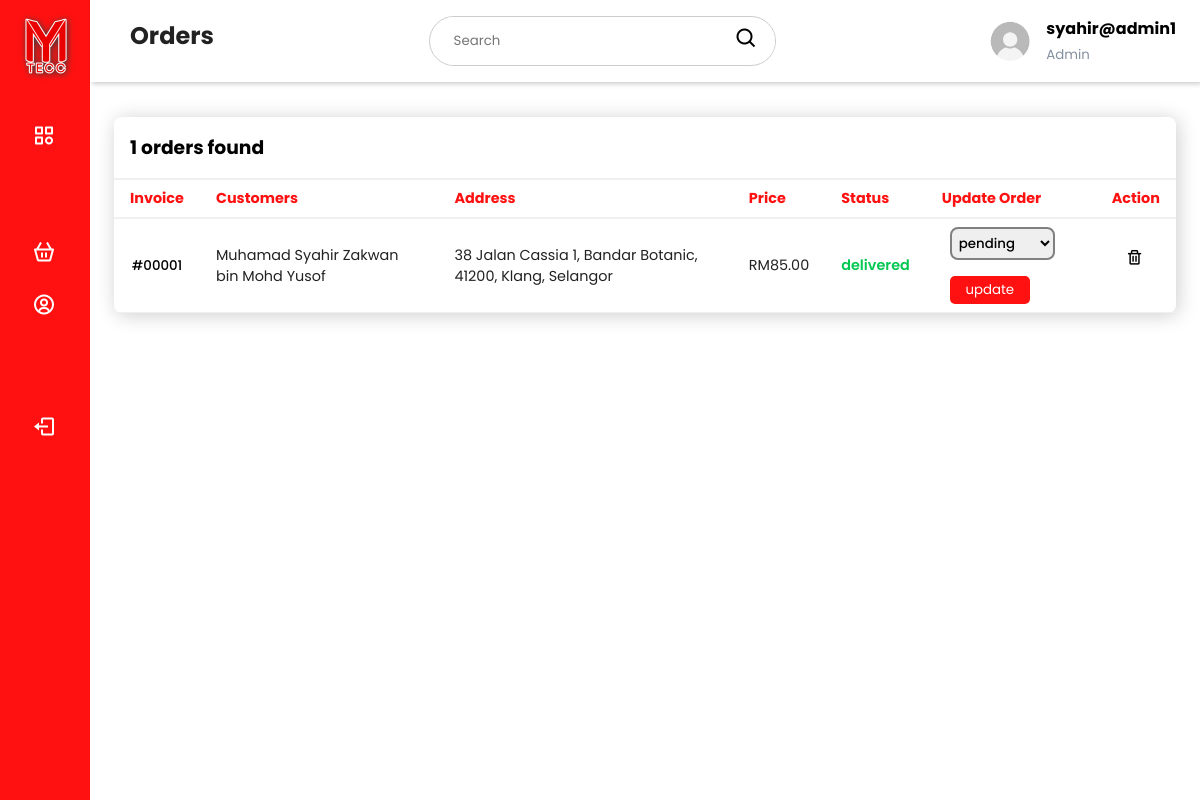
The page /php/ordersAdmin.php (signed in) on the database its author committed.
### tables this page shows
CREATE TABLE `orders` (
  `orderCode` varchar(128) NOT NULL,
  `orderDate` date NOT NULL,
  `orderTime` time NOT NULL,
  `orderPrice` decimal(10,2) NOT NULL,
  `usersId` int(11) NOT NULL,
  `statusId` int(11) NOT NULL
);

CREATE TABLE `users` (
  `usersId` int(11) NOT NULL,
  `usersName` varchar(128) NOT NULL,
  `usersEmail` varchar(128) NOT NULL,
  `usersUid` varchar(128) NOT NULL,
  `usersPwd` varchar(128) NOT NULL,
  `user_types` int(11) NOT NULL
);

CREATE TABLE `userscontact` (
  `usersContactId` int(11) NOT NULL,
  `address` varchar(128) NOT NULL,
  `postcode` int(11) NOT NULL,
  `city` varchar(128) NOT NULL,
  `phoneNum` varchar(128) NOT NULL,
  `stateId` int(11) NOT NULL,
  `usersId` int(11) NOT NULL
);

CREATE TABLE `state` (
  `stateId` int(11) NOT NULL,
  `stateName` varchar(128) NOT NULL
);

CREATE TABLE `status` (
  `statusId` int(11) NOT NULL,
  `statusName` varchar(128) NOT NULL
);

### includes/ordersFunction.inc.php (the view, shortened to what this page needs)
<?php
function getOrders() {
  require '../includes/connection.inc.php';
  $sql = "SELECT orders.orderCode, orders.orderPrice,
  users.usersName, usersContact.address, usersContact.postcode, usersContact.city,
  status.statusName,
  state.stateName
  FROM orders
  JOIN users ON users.usersId = orders.usersId
  JOIN usersContact ON users.usersId = usersContact.usersId
  JOIN state ON usersContact.stateId = state.stateId
  JOIN status ON orders.statusId = status.statusId";
  $result = mysqli_query($conn, $sql);
  return $result;
}
function dispOrders($orderCode,$usersName,$address,$postcode,$city,$state,$price,$status) {
  $color = '';
  if($status == 'pending') {
    $color = 'color:#ffbb33';
  }
  else if($status == 'processing') {
    $color = 'color:#33b5e5';
  }
  else if($status == 'delivered') {
    $color = 'color:#00c851';
  }
  else if($status == 'failed') {
    $color = 'color:#eb6060';
  }
  $element = '
  <tbody>
    <tr style="border-bottom: 1px solid #f0f0f0;">
      <form method="post" action="../php/invoice-users">
        <td><input type="hidden" name="invoice" value="'.$orderCode.'"><button type="submit" name="submit" style="width:100%;border:none;font-weight:500;cursor:pointer;background-color:#fff;">'.$orderCode.'</button></input></td>
        <td>'.$usersName.'</td>
        <td>'.$address.', '.$postcode.', '.$city.', '.$state.'</td>
        <td>RM'.$price.'</td>
        <td style="'.$color.';font-weight:600;">'.$status.'</td>
      </form>
      <form action="../includes/orders.inc.php" method="post">
        <td style="margin-top:1rem;width:16%;">
          <select name="status" class="text-box">
            <option value="1">pending</option>
            <option value="4">failed</option>
            <option value="2">processing</option>
            <option value="3">delivered</option>
          <select>
          <input type="hidden" name="invoice" value="'.$orderCode.'">
          <button type="submit" name="update" class="inv-btn">update</button>
        </td>
        <td style="padding:30px;">
          <button type="submit" name="delete" style="border:none;background-color:#fff;"><i class="bx bx-trash" style="font-size:1.1rem;cursor:pointer;"></i></button>
        </td>
      </form>
    </tr>
  </tbody>
  ';
  echo $element;
}

### php/ordersAdmin.php (shortened to what this page needs)
<?php
require_once 'header.php';
require_once '../includes/ordersFunction.inc.php';
?>
<!DOCTYPE html>
<html lang="en">
  <head>
    <link rel="stylesheet" href="https://maxst.icons8.com/vue-static/landings/line-awesome/line-awesome/1.3.0/css/line-awesome.min.css"/>
    <link href="https://unpkg.com/boxicons@2.0.7/css/boxicons.min.css" rel="stylesheet" />
    <link rel="stylesheet" href="../assets/css/main.css" />
    <link rel="stylesheet" href="../assets/css/shop.css" />
    <link rel="stylesheet" href="../assets/css/orders.css" />
    <link rel="stylesheet" href="../assets/css/alert-notification.css" />
  </head>
  <body>
    <?php require_once 'sideBar.php'; ?>
    <div class="main-content">
      <main>
        <section class="featured__container">
          <div class="orders">
            <div class="card">
              <div class="card-header">
                <?php
                require '../includes/connection.inc.php';
                $sql = "SELECT COUNT('orderCode') FROM orders";
                $result = mysqli_query($conn,$sql);
                $row = mysqli_fetch_array($result);
                echo '<h3>'.$row[0].' orders found</h3>';
                ?>
              </div>
              <div class="card-body">
                <div class="table-responsive">
                  <table width="100%">
                    <thead>
                      <tr>
                        <td>Invoice</td>
                        <td>Customers</td>
                        <td>Address</td>
                        <td>Price</td>
                        <td>Status</td>
                        <td>Update Order</td>
                        <td>Action</td>
                      </tr>
                    </thead>
                    <?php
                    $result = getOrders();
                    while ($row = mysqli_fetch_assoc($result)) {
                      dispOrders($row['orderCode'], $row['usersName'], $row['address'], $row['postcode'], $row['city'], $row['stateName'], $row['orderPrice'], $row['statusName']);
                    }
                    ?>
                  </table>
                </div>
              </div>
            </div>
          </div>
        </section>
      </main>
    </div>
  </body>
</html>

### assets/css/main.css (style rules this page uses)
:root { --main-color: #ff1111; --color-dark: #1d2231; --text-grey: #8390a2; }
* { padding: 0; margin: 0; box-sizing: border-box; list-style-type: none; text-decoration: none; font-family: "Poppins", sans-serif; }
html { scroll-behavior: smooth; }
.main-content { transition: margin-left 300ms; margin-left: 345px; }
main { margin-top: 85px; padding: 2rem 1.5rem; background: #fff; min-height: calc(100vh - 90px); }
.card { background-color: #fff; border-radius: 8px; box-shadow: 2px 2px 20px rgba(0, 0, 0, 0.2); }
.card-header { padding: 1rem; }
.card-header { display: flex; justify-content: space-between; align-items: center; border-bottom: 1px solid #f0f0f0; }
table { border-collapse: collapse; }
thead tr { border-top: 1px solid #f0f0f0; border-bottom: 2px solid #f0f0f0; }
thead td { font-weight: 700; color: var(--main-color); }
td { padding: 0.5rem 1rem; font-size: 0.9rem; color: #222; }
tr td:last-child { display: flex; align-items: center; }
.table-responsive { width: 100%; overflow-x: auto; }
@media only screen and (max-width: 1200px) { .main-content { margin-left: 90px; } }

### assets/css/shop.css (style rules this page uses)
.featured__container { margin-left: auto; margin-right: auto; column-gap: 1; justify-items: center; grid-template-columns: repeat(auto-fit, minmax(220px, 1fr)); }

### assets/css/orders.css (style rules this page uses)
.text-box { border: none; outline: none; font-weight: 500; margin-left: 0.5rem; margin-bottom: 1rem; border: 2px solid gray; border-radius: 0.5rem; padding: 4px 3px; }
.inv-btn { background-color: #ff1111; color: #fff; text-align: center; padding: 4px 3px; cursor: pointer; border-radius: 5px; border: none; width: 5rem; margin-left: .5rem; }

### rows shown on the page
orders: orderCode "#00001", usersId.usersName "Muhamad Syahir Zakwan bin Mohd Yusof", userscontact.address "38 Jalan Cassia 1, Bandar Botanic", userscontact.postcode "41200", userscontact.city "Klang", state.stateName "Selangor", orderPrice "85.00", statusId.statusName "delivered"

### other values the page prints
$pageName "Orders"
$name "syahir@admin1"
$type "Admin"
$row[0] "1"
